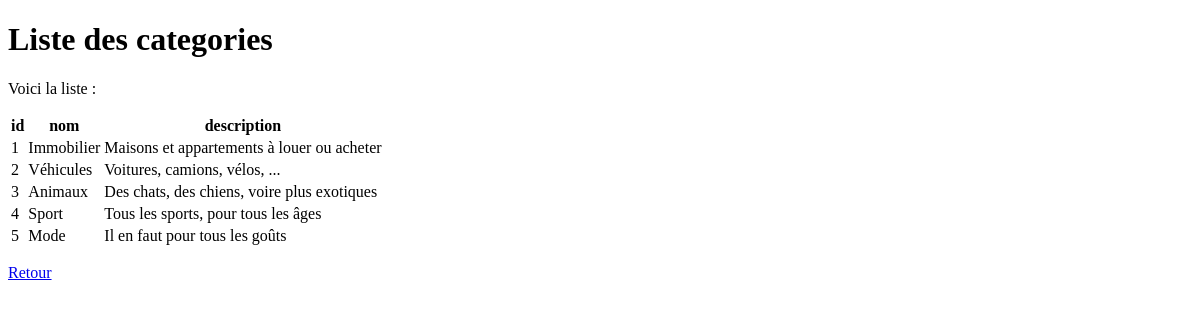
The app's page /index.php?cible=categories&function=liste with its own data.
### tables this page shows
CREATE TABLE `categorie` (
  `id` int(11) NOT NULL,
  `nom` text NOT NULL,
  `description` text NOT NULL
);

### controleurs/categories.php (called while the page is built, shortened)
<?php
include('modele/requetes.categories.php');
if (!isset($_GET['function']) || empty($_GET['function'])) {
    $function = "accueil";
} else {
    $function = $_GET['function'];
}
switch ($function) {
    case 'liste':
        $vue = "liste";
        $title = "Liste des categories";
        $entete = "Voici la liste :";
        $table = "categorie";
        $liste = recupereTousCategories($db);
        break;
}
include ('vues/header.php');
include ('vues/' . $vue . '.php');
include ('vues/footer.php');

### index.php (called while the page is built, shortened)
<?php
if(isset($_GET['cible']) && !empty($_GET['cible'])) {
    $url = $_GET['cible'];
} else {
    $url = 'utilisateurs';
}
include('controleurs/' . $url . '.php');

### modele/requetes.generiques.php (called while the page is built, shortened)
<?php
function recupereTousColonnes(PDO $db, string $table): array {
    $query = 'DESCRIBE ' . $table;
    $statement = $db->query($query);
    return $statement->fetchAll(PDO::FETCH_COLUMN);
}
?>

### modele/requetes.categories.php (called while the page is built)
<?php
include 'modele/connexion.php';
include 'modele/requetes.generiques.php';
function recupereTousCategories(PDO $db): array {
    $query = 'SELECT * FROM categorie';
    return $db->query($query)->fetchAll();
}
?>

### vues/liste.php (the view, shortened to what this page needs)
<p><?php echo $entete; ?></p>
<table>
	<thead>
		<tr>
            <?php
            $columns = recupereTousColonnes($db, $table);
            foreach ($columns as $column) {
                echo "<th>" . htmlspecialchars($column) . "</th>";
            }
            ?>
		</tr>
	</thead>
	<tbody>
        <?php foreach ($liste as $element) { ?>
            <tr>
                <?php
                foreach ($columns as $column) {
                    echo "<td>" . htmlspecialchars($element[$column]) . "</td>";
                }
                ?>
            </tr>
        <?php } ?>
	</tbody>
</table>
<p><a href="index.php">Retour</a></p>

### vues/header.php (shortened to what this page needs)
<!DOCTYPE html>
<html>
<head>
    <link rel="stylesheet" href="styles/styles.css">
</head>
<body>
    <header>
        <h1><?php echo $title; ?></h1>
    </header>

### vues/footer.php (shortened to what this page needs)
</body>
</html>

### records on screen
categorie: id "1", nom "Immobilier", description "Maisons et appartements à louer ou acheter"
categorie: id "2", nom "Véhicules", description "Voitures, camions, vélos, ..."
categorie: id "3", nom "Animaux", description "Des chats, des chiens, voire plus exotiques"
categorie: id "4", nom "Sport", description "Tous les sports, pour tous les âges"
categorie: id "5", nom "Mode", description "Il en faut pour tous les goûts"

### other values on screen
$title "Liste des categories"
$entete "Voici la liste :"
$column "id"
$column "nom"
$column "description"
